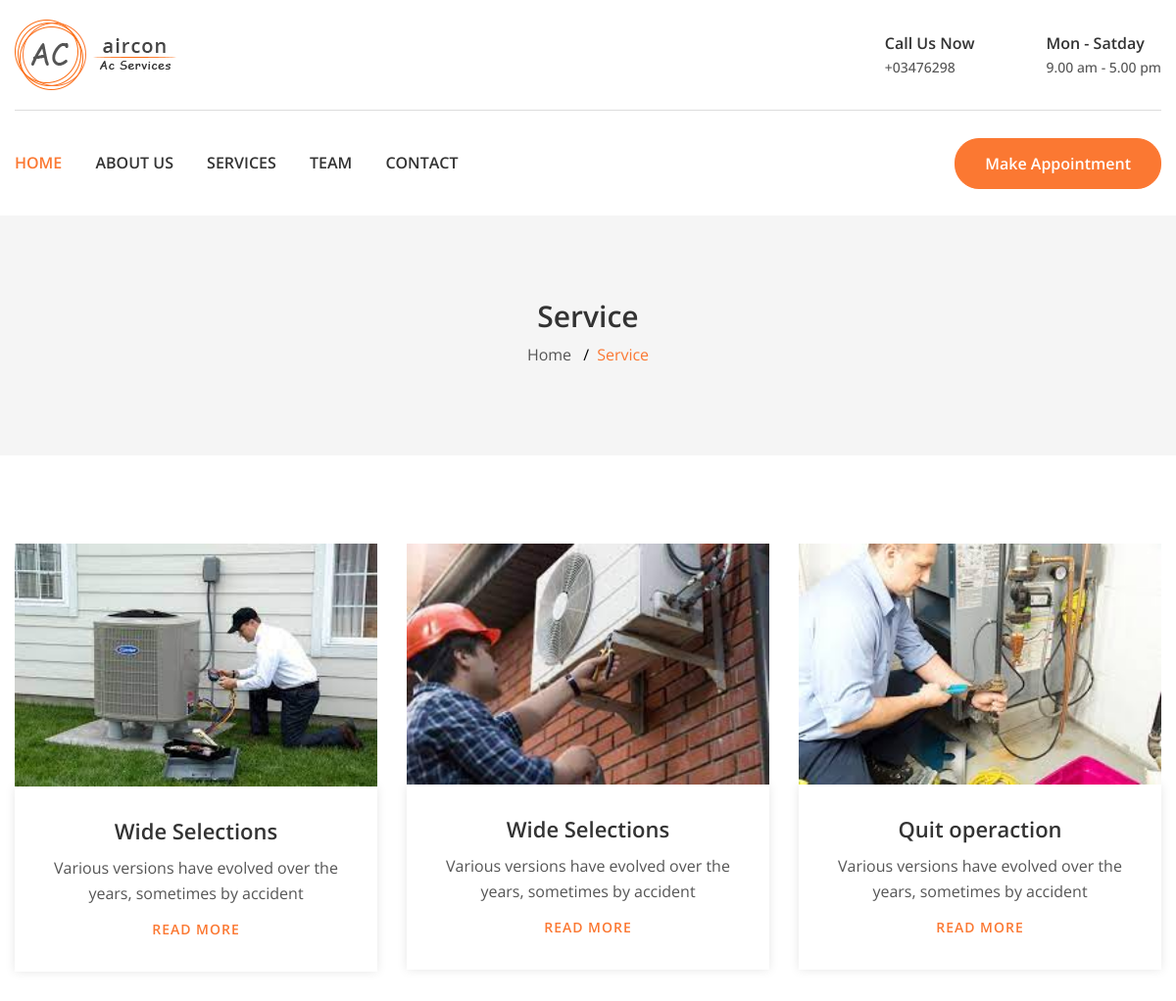
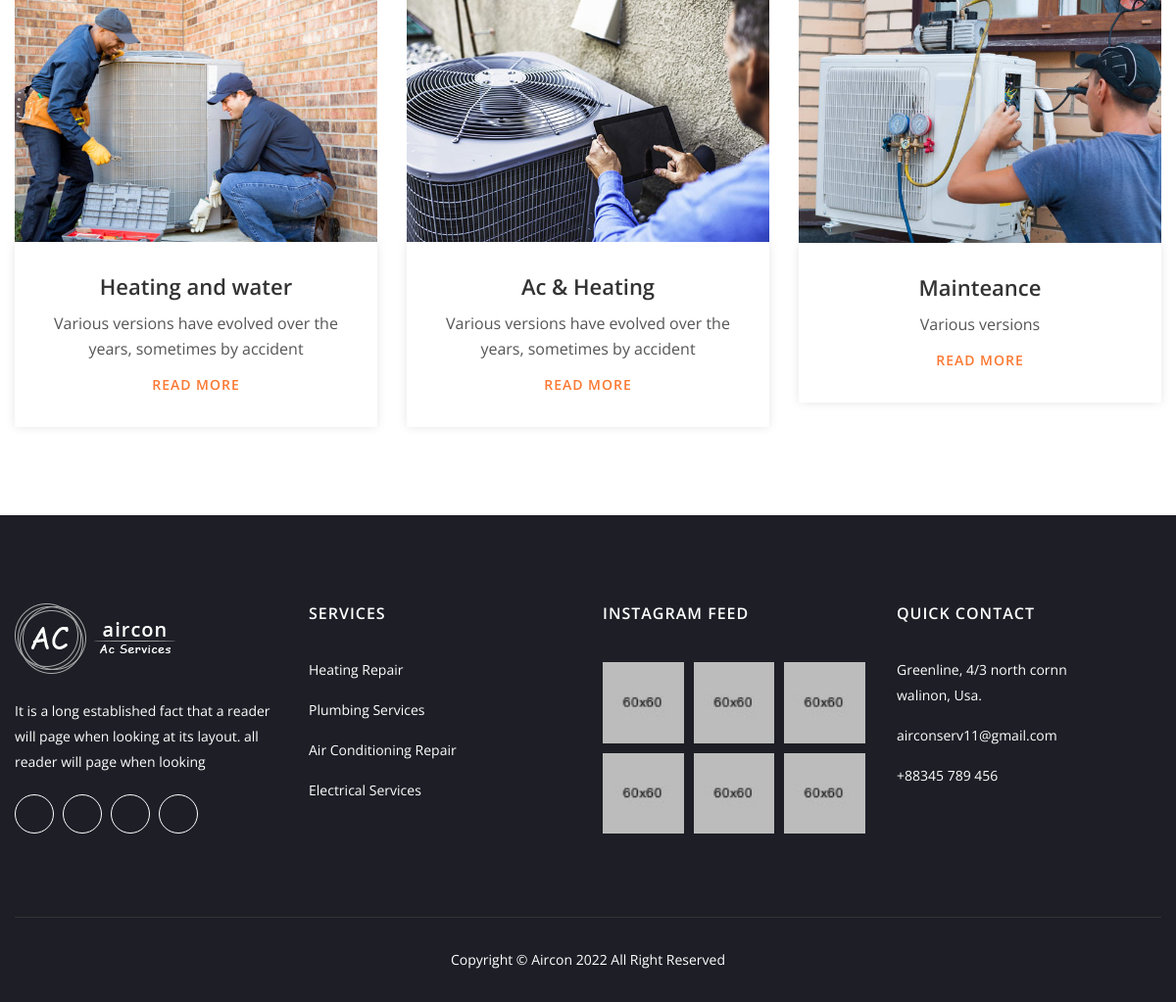
Page /services/ on the committed database (2 pictures, top to bottom).
### pages/models.py (models this page shows, shortened)
class Service(models.Model):
    title = models.CharField(max_length=50)
    description = models.TextField()
    ser_image = models.ImageField('photos/%Y/%m/%d/')
    date = models.DateTimeField(auto_now_add=True)

### pages/views.py (the view)
# urls.py: path('services/',views.Services,name='services'),
def Services(request):
    services = Service.objects.all()
    data = {
        'services': services
    }
    return render(request, 'pages/services.html', data)

### templates/pages/services.html
{% extends 'basic.html' %}
{% load static %}
{% block content %}
   <div class="breadcrumb-area section-ptb">
    <div class="container">
        <div class="row">
            <div class="col">
                <h2 class="breadcrumb-title">Service</h2>
                <ul class="breadcrumb-list">
                    <li class="breadcrumb-item"><a href="index.html">Home</a></li>
                    <li class="breadcrumb-item active">Service</li>
                </ul>
            </div>
        </div>
    </div>
</div>
<div class="content-wraper section-pt section-pb-80">
    <div class="container">
        <div class="row">
            {% for service  in services %}
            <div class="col-lg-4 col-md-6">
                <div class="single-service mb--30">
                    <div class="service-image">
                        <img src="{{service.ser_image.url}}" alt="">
                    </div>
                    <div class="service-content text-center">
                        <h3><a href="{% url 'single_service' %}">{{service.title}}</a></h3>
                        <p>{{service.description}}</p>
                        <a href="{% url 'single_service' %}">READ MORE</a>
                    </div>
                </div>
            </div>
            {% endfor %}
        </div>
    </div>
</div>
{% endblock content %}

### templates/basic.html (shortened to what this page needs)
{% load static %}
<!doctype html>
<html class="no-js" lang="en">
<head>
    <link rel="stylesheet" href="{% static 'css/bootstrap.min.css' %}">
    <link rel="stylesheet" href="{% static 'css/icofont.min.css' %}">
    <link rel="stylesheet" href="{% static 'css/Pe-icon-7-stroke.css' %}">
    <link rel="stylesheet" href="{% static 'css/plugins.css' %}">
    <link rel="stylesheet" href="{% static 'css/style.css' %}">
</head>
    {% include 'includes/topbar.html' %}
    {% include 'includes/nevbar.html' %}
    {%block content%}{% endblock content%}
    {% include 'includes/footer.html' %}
</html>

### templates/includes/topbar.html
{% load static %}
    <div class="header-area">
        <div class="header-top pt--20 pb--20">
            <div class="container">
                <div class="row">
                    <div class="col-lg-4 col-md-3 col-12">
                        <div class="logo">
                            <a href="index.html"><img src="{% static 'images/logo/logo.jpg' %}" alt="logo"></a>
                        </div>
                    </div>
                    <div class="col-lg-8 col-md-9 col-12">
                        <div class="contact-information-top">
                            <div class="single-information-top">
                                <div class="info-icon">
                                    <i class="icofont-headphone-alt-2"></i>
                                </div>
                                <div class="info-content">
                                    <h4>Call Us Now </h4>
                                    <p>+03476298</p>
                                </div>
                            </div>
                            <div class="single-information-top">
                                <div class="info-icon">
                                    <i class="icofont-clock-time"></i>
                                </div>
                                <div class="info-content">
                                    <h4>Mon - Satday</h4>
                                    <p>9.00 am - 5.00 pm</p>
                                </div>
                            </div>
                        </div>
                    </div>
                </div>
            </div>
        </div>

### templates/includes/nevbar.html (shortened to what this page needs)
        <div class="header-bottom-area header-sticky">
            <div class="container">
                <div class="row">
                    <div class="col-lg-12">
                        <div class="header-menu-wrap border-top-1">
                            <div class="main-menu">
                                <nav class="main-navigation">
                                    <ul>
                                        <li class="active"><a href="{% url 'home' %}">HOME</a>
                                        </li>
                                        <li><a href="{% url 'about-us' %}">ABOUT US</a>
                                        </li>
                                        <li><a href="{% url 'services' %}">SERVICES</a>
                                        </li>
                                        <li><a href="{% url 'team' %}">TEAM</a>
                                        </li>
                                        <li><a href="{% url 'contect-us' %}">CONTACT</a>
                                        </li>
                                    </ul>
                                </nav>
                            </div>
                            <div class="make-apoinmant-button">
                                <a href="{% url 'Appointment' %}" class="default-btn border-radius" onclick="openForm()">Make Appointment</a>
                            </div>
                        </div>
                    </div>
                    <div class="col">
                    </div>
                </div>
            </div>
        </div>
    </div>

### templates/includes/footer.html
{% load static %}
<footer class="footer-area">
    <div class="footer-top pt--50 pb--100">
        <div class="container">
            <div class="row">
                <div class="col-lg-3 col-md-6">
                    <div class="footer-info mt--60">
                        <div class="logo">
                            <a href="#"><img src="{% static 'images/logo/logo-2.png' %}" alt=""></a>
                        </div>
                        <p>It is a long established fact that a reader will page when looking at its layout.  all reader will page when looking </p>
                        <ul class="social">
                            <li><a href="#"><i class="icofont-facebook"></i></a></li>
                            <li><a href="#"><i class="icofont-google-plus"></i></a></li>
                            <li><a href="#"><i class="icofont-twitter"></i></a></li>
                            <li><a href="#"><i class="icofont-pinterest"></i></a></li>
                        </ul>
                    </div>
                </div>
                <div class="col-lg-3 col-md-6">
                    <div class="footer-info  mt--60">
                        <div class="footer-title">
                            <h3>SERVICES</h3>
                        </div>
                        <ul class="footer-list">
                            <li><a href="#">Heating Repair</a></li>
                            <li><a href="#">Plumbing Services</a></li>
                            <li><a href="#">Air Conditioning Repair</a></li>
                            <li><a href="#">Electrical Services</a></li>
                        </ul>
                    </div>
                </div>
                <div class="col-lg-3 col-md-6">
                    <div class="footer-info  mt--60">
                        <div class="footer-title">
                            <h3>INSTAGRAM FEED</h3>
                        </div>
                        <ul class="footer-list-instagram">
                            <li><a href="#"><img src="{% static 'images/instagram/ins-1.jpg' %}" alt=""></a></li>
                            <li><a href="#"><img src="{% static 'images/instagram/ins-2.jpg' %}" alt=""></a></li>
                            <li><a href="#"><img src="{% static 'images/instagram/ins-3.jpg' %}" alt=""></a></li>
                            <li><a href="#"><img src="{% static 'images/instagram/ins-4.jpg' %}" alt=""></a></li>
                            <li><a href="#"><img src="{% static 'images/instagram/ins-5.jpg' %}" alt=""></a></li>
                            <li><a href="#"><img src="{% static 'images/instagram/ins-6.jpg' %}" alt=""></a></li>
                        </ul>
                    </div>
                </div>
                <div class="col-lg-3 col-md-6">
                    <div class="footer-info  mt--60">
                        <div class="footer-title">
                            <h3>QUICK CONTACT</h3>
                        </div>
                        <ul class="footer-list">
                            <li>Greenline, 4/3 north cornn <br> walinon, Usa.</li>
                            <li><a href="#">airconserv11@gmail.com</a></li>
                            <li><a href="#">+88345 789 456</a></li>
                        </ul>
                    </div>
                </div>
            </div>
        </div>
    </div>
    <div class="footer-bottom">
        <div class="container">
            <div class="row">
                <div class="col-lg-12">
                    <div class="footer-bottom-inner text-center">
                        <p>Copyright &copy; <a href="https://freethemescloud.com/">Aircon</a> 2022 All Right Reserved</p>
                    </div>
                </div>
            </div>
        </div>
    </div>
</footer>

### rows in the picture
Service: ser_image (picture), title "Wide Selections", description "Various versions have evolved over the years, sometimes by accident"
Service: ser_image (picture), title "Wide Selections", description "Various versions have evolved over the years, sometimes by accident"
Service: ser_image (picture), title "Quit operaction", description "Various versions have evolved over the years, sometimes by accident"
Service: ser_image (picture), title "Heating and water", description "Various versions have evolved over the years, sometimes by accident"
Service: ser_image (picture), title "Ac & Heating", description "Various versions have evolved over the years, sometimes by accident"
Service: ser_image (picture), title "Mainteance", description "Various versions"
